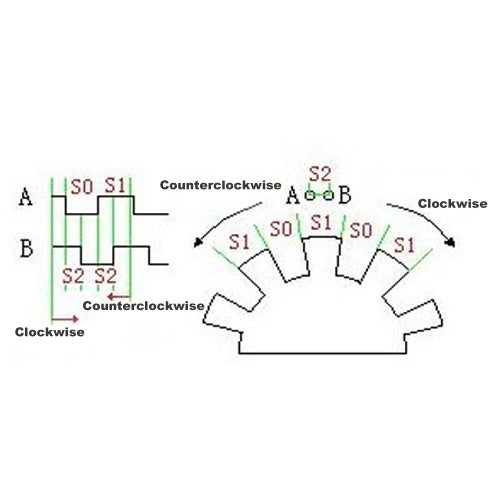
#> input picture Completed Projects/Helping_User_with_Rotary_Encoder/F5215PDJA8JGK07.jpg, 500 x 500 px
$ python BMP2STL.py Helping_User_with_Rotary_Encoder/F5215PDJA8JGK07.jpg
#> lines starting #> are read from the running program, lines starting #| are printed output that depends on the picture; after the words box and inside, x2 and y2 are one past the last pixel; in counts of white or black regions, pixels touching at a corner belong together
import argparse
from PIL import Image
import numpy as np
import trimesh
import os

def png_to_stl(png_path, stl_path, thickness=1.0, pixel_size=0.1):
    # Load image as grayscale
#> called with stl_path = 'output.stl', thickness = 1, pixel_size = 0.1
    img = Image.open(png_path).convert('L')
    data = np.array(img)

    # Threshold to binary: 0 = empty, 1 = solid
    binary = data < 128
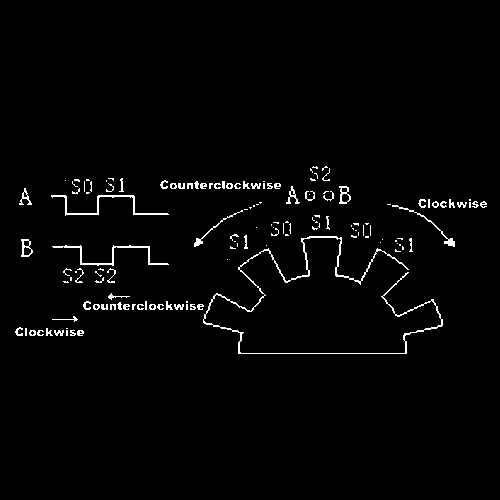
#> binary: shape (500, 500) bool; 2% white in thin lines or dots, all inside (x1, y1, x2, y2) = (15, 166, 487, 354)
    height, width = binary.shape
#> height = 500; width = 500

    thickness_voxels = max(int(thickness / pixel_size), 1)
    voxels = np.repeat(binary[:, :, np.newaxis], thickness_voxels, axis=2)

    # Create a mesh from voxel grid
    mesh = trimesh.voxel.ops.matrix_to_marching_cubes(voxels, pitch=pixel_size)

    # Save STL
    mesh.export(stl_path)
    print(f"STL saved: {stl_path}")

def main():
    parser = argparse.ArgumentParser(description="Convert a BMP/PNG image to an STL file.")
    parser.add_argument("input_file", help="Input image file (BMP or PNG)")
    parser.add_argument("-o", "--output", help="Output STL file name (optional)", default="output.stl")
    parser.add_argument("-thickness", type=float, default=1.0, help="Thickness of the extrusion in mm")
    parser.add_argument("-pixelsize", type=float, default=0.1, help="Pixel size in mm")

    args = parser.parse_args()

    input_file = args.input_file
    output_file = args.output
    thickness = args.thickness
    pixel_size = args.pixelsize

    if output_file is None:
        base, _ = os.path.splitext(input_file)
        output_file = base + ".stl"
    else:
        if not output_file.lower().endswith(".stl"):
            output_file += ".stl"


    png_to_stl(input_file, output_file, thickness, pixel_size)
#> (the call stopped at in png_to_stl, `mesh = trimesh.voxel.ops.matrix_to_marching_cubes(voxels, pitch=pixel_..`: trimesh is not available in this run)

if __name__ == "__main__":
    main()
